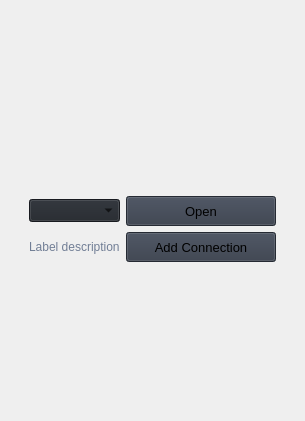
                     <widget class="QWidget" name="new_page">
                      <layout class="QVBoxLayout" name="verticalLayout_20">
                       <item>
                        <widget class="QWidget" name="verticalWidget" native="true">
                         <layout class="QGridLayout" name="gridLayout_5">
                          <item row="1" column="0">
                           <widget class="QLabel" name="label">
                            <property name="maximumSize">
                             <size>
                              <width>750</width>
                              <height>250</height>
                             </size>
                            </property>
                            <property name="inputMethodHints">
                             <set>Qt::InputMethodHint::ImhNoAutoUppercase|Qt::InputMethodHint::ImhPreferLowercase</set>
                            </property>
                            <property name="text">
                             <string/>
                            </property>
                            <property name="pixmap">
                             <pixmap resource="../pyqt6/Modern_GUI_PyDracula_PySide6_or_PyQt6/resources.qrc">:/images/redlogo.png</pixmap>
                            </property>
                            <property name="scaledContents">
                             <bool>true</bool>
                            </property>
                            <property name="alignment">
                             <set>Qt::AlignmentFlag::AlignCenter</set>
                            </property>
                            <property name="wordWrap">
                             <bool>false</bool>
                            </property>
                            <property name="margin">
                             <number>0</number>
                            </property>
                            <property name="indent">
                             <number>-1</number>
                            </property>
                           </widget>
                          </item>
                          <item row="2" column="0">
                           <spacer name="verticalSpacer">
                            <property name="orientation">
                             <enum>Qt::Orientation::Vertical</enum>
                            </property>
                            <property name="sizeHint" stdset="0">
                             <size>
                              <width>20</width>
                              <height>134</height>
                             </size>
                            </property>
                           </spacer>
                          </item>
                          <item row="0" column="0">
                           <spacer name="verticalSpacer_3">
                            <property name="orientation">
                             <enum>Qt::Orientation::Vertical</enum>
                            </property>
                            <property name="sizeType">
                             <enum>QSizePolicy::Policy::Maximum</enum>
                            </property>
                            <property name="sizeHint" stdset="0">
                             <size>
                              <width>20</width>
                              <height>13</height>
                             </size>
                            </property>
                           </spacer>
                          </item>
                          <item row="4" column="0">
                           <spacer name="verticalSpacer_2">
                            <property name="orientation">
                             <enum>Qt::Orientation::Vertical</enum>
                            </property>
                            <property name="sizeHint" stdset="0">
                             <size>
                              <width>20</width>
                              <height>130</height>
                             </size>
                            </property>
                           </spacer>
                          </item>
                          <item row="3" column="0">
                           <widget class="QFrame" name="frame">
                            <layout class="QGridLayout" name="gridLayout_3">
                             <item row="1" column="1">
                              <widget class="QComboBox" name="connection_combo_box">
                               <property name="font">
                                <font>
                                 <family>Segoe UI</family>
                                 <pointsize>10</pointsize>
                                 <italic>false</italic>
                                 <bold>false</bold>
                                </font>
                               </property>
                               <property name="autoFillBackground">
                                <bool>false</bool>
                               </property>
                               <property name="styleSheet">
                                <string notr="true">background-color: rgb(33, 37, 43);</string>
                               </property>
                               <property name="iconSize">
                                <size>
                                 <width>16</width>
                                 <height>16</height>
                                </size>
                               </property>
                               <property name="frame">
                                <bool>true</bool>
                               </property>
                              </widget>
                             </item>
                             <item row="1" column="2">
                              <widget class="QPushButton" name="btn_connect">
                               <property name="minimumSize">
                                <size>
                                 <width>150</width>
                                 <height>30</height>
                                </size>
                               </property>
                               <property name="maximumSize">
                                <size>
                                 <width>150</width>
                                 <height>30</height>
                                </size>
                               </property>
                               <property name="font">
                                <font>
                                 <family>Segoe UI</family>
                                 <pointsize>10</pointsize>
                                 <italic>false</italic>
                                 <bold>false</bold>
                                </font>
                               </property>
                               <property name="cursor">
                                <cursorShape>PointingHandCursor</cursorShape>
                               </property>
                               <property name="styleSheet">
                                <string notr="true">background-color: rgb(52, 59, 72);</string>
                               </property>
                               <property name="text">
                                <string>Open</string>
                               </property>
                               <property name="icon">
                                <iconset resource="../pyqt6/Modern_GUI_PyDracula_PySide6_or_PyQt6/resources.qrc">
                                 <normaloff>:/icons/images/icons/cil-folder-open.png</normaloff>:/icons/images/icons/cil-folder-open.png</iconset>
                               </property>
                              </widget>
                             </item>
                             <item row="2" column="1">
                              <widget class="QLabel" name="connection_label">
                               <property name="styleSheet">
                                <string notr="true">color: rgb(113, 126, 149);</string>
                               </property>
                               <property name="lineWidth">
                                <number>1</number>
                               </property>
                               <property name="text">
                                <string>Label description</string>
                               </property>
                               <property name="alignment">
                                <set>Qt::AlignmentFlag::AlignLeading|Qt::AlignmentFlag::AlignLeft|Qt::AlignmentFlag::AlignVCenter</set>
                               </property>
                              </widget>
                             </item>
                             <item row="2" column="2">
                              <widget class="QPushButton" name="add_connection">
                               <property name="minimumSize">
                                <size>
                                 <width>150</width>
                                 <height>30</height>
                                </size>
                               </property>
                               <property name="font">
                                <font>
                                 <family>Segoe UI</family>
                                 <pointsize>10</pointsize>
                                 <italic>false</italic>
                                 <bold>false</bold>
                                </font>
                               </property>
                               <property name="cursor">
                                <cursorShape>PointingHandCursor</cursorShape>
                               </property>
                               <property name="styleSheet">
                                <string notr="true">background-color: rgb(52, 59, 72);</string>
                               </property>
                               <property name="text">
                                <string>Add Connection</string>
                               </property>
                              </widget>
                             </item>
                            </layout>
                           </widget>
                          </item>
                         </layout>
                        </widget>
                       </item>
                      </layout>
                     </widget>
